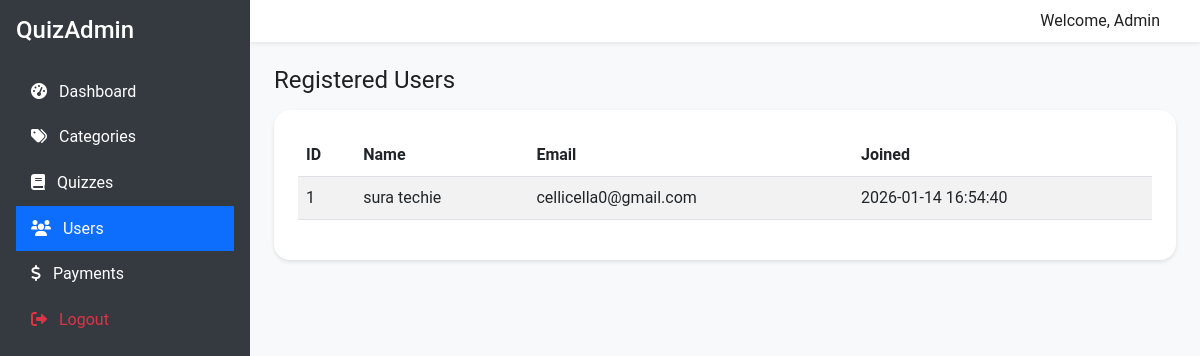
Page /admin/users.php (signed in) on the committed database.
### tables this page shows
CREATE TABLE `users` (
  `id` int(11) NOT NULL,
  `name` varchar(100) NOT NULL,
  `email` varchar(100) NOT NULL,
  `password` varchar(255) NOT NULL,
  `created_at` timestamp NOT NULL DEFAULT current_timestamp()
);

### admin/users.php (the view)
<?php
require_once 'includes/header.php';
$users = $pdo->query("SELECT * FROM users ORDER BY id DESC")->fetchAll();
?>
<h3>Registered Users</h3>
<div class="card">
    <div class="card-body">
        <table class="table table-striped">
            <thead>
                <tr>
                    <th>ID</th>
                    <th>Name</th>
                    <th>Email</th>
                    <th>Joined</th>
                </tr>
            </thead>
            <tbody>
                <?php foreach($users as $u): ?>
                <tr>
                    <td><?php echo $u['id']; ?></td>
                    <td><?php echo htmlspecialchars($u['name']); ?></td>
                    <td><?php echo htmlspecialchars($u['email']); ?></td>
                    <td><?php echo $u['created_at']; ?></td>
                </tr>
                <?php endforeach; ?>
            </tbody>
        </table>
    </div>
</div>
<?php require_once 'includes/footer.php'; ?>

### assets/css/style.css (style rules this page uses)
:root { --primary-color: #6200ee; --primary-light: #9d46ff; --primary-dark: #0a00b6; --secondary-color: #03dac6; --secondary-light: #66fff9; --secondary-dark: #00a896; --surface-color: #ffffff; --background-color: #f5f5f5; --error-color: #b00020; --success-color: #00c853; --warning-color: #ffab00; --text-primary: #212121; --text-secondary: #666666; --text-disabled: #9e9e9e; --border-radius: 8px; --border-radius-lg: 16px; --border-radius-xl: 24px; --shadow-1: 0 2px 4px rgba(0, 0, 0, 0.1); --shadow-2: 0 4px 8px rgba(0, 0, 0, 0.12); --shadow-3: 0 8px 16px rgba(0, 0, 0, 0.14); --shadow-4: 0 16px 32px rgba(0, 0, 0, 0.16); --transition: all 0.3s cubic-bezier(0.4, 0, 0.2, 1); }
* { margin: 0; padding: 0; box-sizing: border-box; }
body { font-family: 'Roboto', 'Segoe UI', Arial, sans-serif; background-color: var(--background-color); color: var(--text-primary); line-height: 1.6; -webkit-font-smoothing: antialiased; -moz-osx-font-smoothing: grayscale; }
h1, h2, h3, h4, h5, h6 { font-weight: 500; line-height: 1.2; margin-bottom: 1rem; }
h3 { font-size: 1.5rem; font-weight: 400; letter-spacing: 0; }
.card { background-color: var(--surface-color); border-radius: var(--border-radius-lg); box-shadow: var(--shadow-1); transition: var(--transition); border: none; overflow: hidden; margin-bottom: 1.5rem; }
.card-body { padding: 1.5rem; }

### rows in the picture
users: id "1", name "sura techie", email "cellicella0@gmail.com", created_at "2026-01-14 16:54:40"
